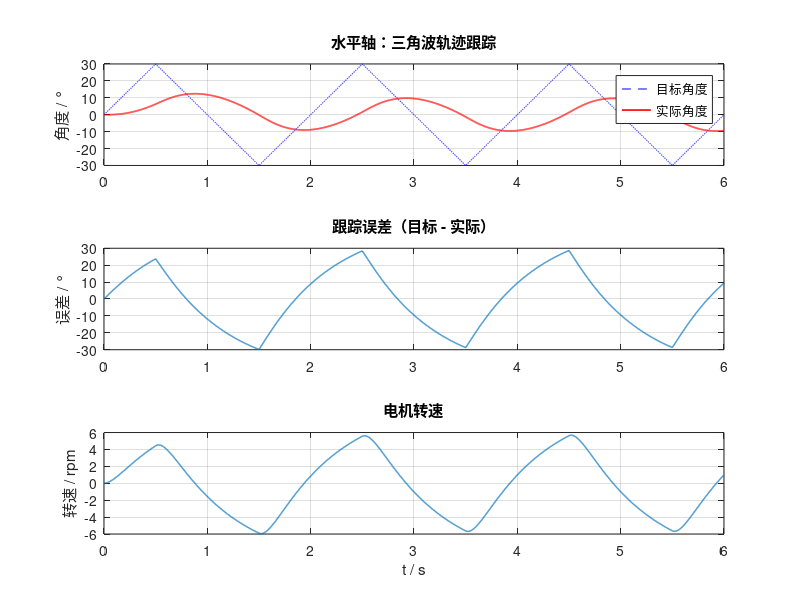
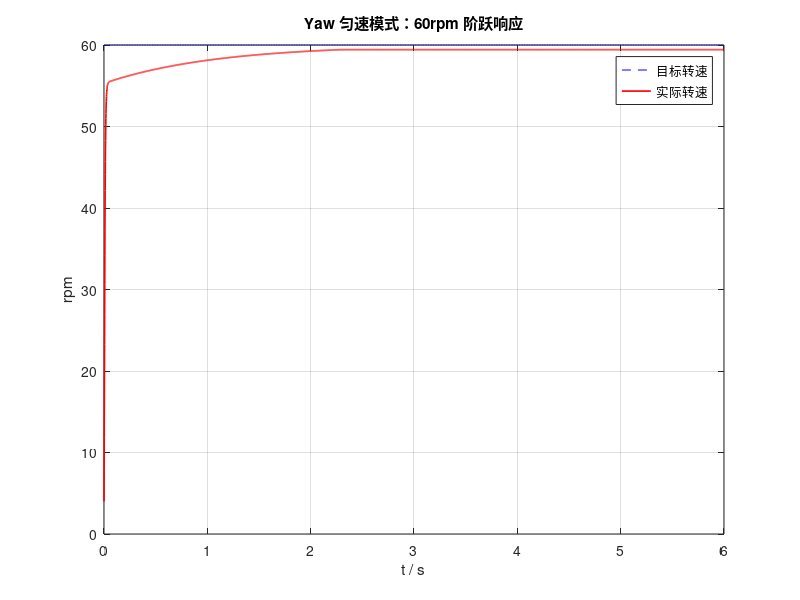

The MATLAB script that drew these images, in order:
%% =====================================================================
%  simulate_guide_rail.m — Guide_rail 工程的 MATLAB 仿真
%  ---------------------------------------------------------------------
%  复刻固件控制逻辑（D:\mxproject\Guide_rail）：
%    [水平轴] trajectory.c 三角波 → Motor.c 单环角度 PID → 电机模型
%    [Yaw]    匀速模式：速度环直接跟踪 60rpm（Motor.c 的 spin 分支）
%  仿真步长 = 固件控制周期 1ms（TIM6 节拍），PID 写法与 pid.c 一致。
%
%  用法：MATLAB 里 cd 到 simulation 文件夹，命令行输入：
%        >> simulate_guide_rail
%  只需要基础 MATLAB，不需要任何工具箱。
%  =====================================================================
clear; clc; close all;

%% ---------- 1. 公共参数 ----------
dt    = 1e-3;             % 控制周期 1ms（对应 TIM6 中断节拍）
T_end = 6;                % 仿真总时长（秒）
N     = round(T_end/dt);
t     = (0:N-1)' * dt;

% ---- 电机被控对象（仿真假设）----
% 把电机近似成一阶惯性环节：tau·d(speed)/dt + speed = Kv·u
% Kv ：稳态增益（满指令 30000 → 320rpm，按 GM6020 空载估计）
% tau：时间常数（电气+机械综合，估计值；实物需实测修正）
Kv  = 320/30000;          % (rpm) / (指令)
tau = 0.08;               % 秒

%% ---------- 2. 水平轴：三角波 + 单环角度 PID ----------
% 参数与 Motor.h 的 HORIZONTAL_* 宏一一对应
Kp_a    = 20.0;           % HORIZONTAL_ANGLE_KP
Ki_a    = 0.0;            % HORIZONTAL_ANGLE_KI
Kd_a    = 0.0;            % HORIZONTAL_ANGLE_KD
maxo_a  = 3000.0;         % HORIZONTAL_ANGLE_MAX_OUT（输出当电压指令）
maxio_a = 5000.0;         % HORIZONTAL_ANGLE_MAX_IOUT

A     = 30.0;             % TRAJECTORY_AMPLITUDE  ±30°
T_per = 2.0;              % TRAJECTORY_PERIOD_MS  2000ms → 2s

% ---- 三角波目标轨迹（复刻 trajectory.c 的 triangle_angle）----
target = zeros(N,1);
for k = 1:N
    ph = mod(t(k), T_per)/T_per;
    if ph < 0.25
        target(k) = 4*A*ph;                    % 0°  → +30°
    elseif ph < 0.75
        target(k) = 2*A - 4*A*ph;              % +30° → -30°
    else
        target(k) = -4*A + 4*A*ph;             % -30° → 0°
    end
end

% ---- 逐拍闭环（复刻 pid.c 的位置式 PID + 一阶电机）----
angle = 0; speed = 0; Iout = 0; e_prev = 0;
act = zeros(N,1); spd = zeros(N,1); err = zeros(N,1);
for k = 1:N
    e    = target(k) - angle;                  % error[0] = set - ref
    Pout = Kp_a * e;
    Iout = Iout + Ki_a * e;                    % Iout += Ki*e
    Iout = max(min(Iout, maxio_a), -maxio_a);   % 积分限幅
    Dout = Kd_a * (e - e_prev);                % 无滤波微分
    e_prev = e;
    u    = Pout + Iout + Dout;
    u    = max(min(u, maxo_a), -maxo_a);        % 输出限幅 → 电压指令

    speed = speed + dt/tau*(Kv*u - speed);      % 一阶电机（欧拉离散）
    angle = angle + speed*6*dt;                 % rpm → deg/s → deg（×360/60=×6）

    act(k) = angle; spd(k) = speed; err(k) = e;
end

figure('Color','w','Name','水平轴仿真');
subplot(3,1,1);
plot(t, target, 'b--', t, act, 'r-', 'LineWidth', 1.2); grid on;
legend('目标角度','实际角度','Location','best');
ylabel('角度 / °'); title('水平轴：三角波轨迹跟踪');
subplot(3,1,2);
plot(t, err, 'LineWidth', 1.0); grid on;
ylabel('误差 / °'); title('跟踪误差（目标 - 实际）');
subplot(3,1,3);
plot(t, spd, 'LineWidth', 1.0); grid on;
xlabel('t / s'); ylabel('转速 / rpm'); title('电机转速');

fprintf('水平轴：最大跟踪误差 %.2f°，后半程平均误差 %.2f°\n', ...
        max(abs(err)), mean(abs(err(round(N/2):end))));

%% ---------- 3. Yaw：匀速模式（速度环跟踪 60rpm） ----------
Kp_s    = 1000.0;         % YAW_SPEED_KP
Ki_s    = 1.0;            % YAW_SPEED_KI
maxo_s  = 30000.0;        % YAW_SPEED_MAX_OUT
maxio_s = 5000.0;         % YAW_SPEED_MAX_IOUT
spin    = 60.0;            % YAW_SPIN_SPEED_RPM

sy = 0; Iout_s = 0;
speed_y = zeros(N,1);
for k = 1:N
    e      = spin - sy;                        % 速度环误差
    Iout_s = Iout_s + Ki_s*e;
    Iout_s = max(min(Iout_s, maxio_s), -maxio_s);
    u      = max(min(Kp_s*e + Iout_s, maxo_s), -maxo_s);

    sy = sy + dt/tau*(Kv*u - sy);
    speed_y(k) = sy;
end

figure('Color','w','Name','Yaw 匀速模式仿真');
plot(t, spin*ones(N,1), 'b--', t, speed_y, 'r-', 'LineWidth', 1.2); grid on;
legend('目标转速','实际转速','Location','best');
xlabel('t / s'); ylabel('rpm'); title('Yaw 匀速模式：60rpm 阶跃响应');

%% ---------- 4. 怎么用这个仿真调参数 ----------
% 1) 水平轴 Kp=20 偏小：三角波约需 20rpm 扫摆速度，Kp=20 产生的电压
%    指令远不够，实际角度只能跟到目标的一小部分（幅值严重衰减）。
%    这正是仿真的价值——不上机就能发现参数偏小。
%    试着把 Kp_a 改成 100 / 300 / 800，对比"实际角度"曲线的变化。
% 2) 电机模型 Kv / tau 是估计值：换电机或实测后改这两个数即可。
% 3) 改 A / T_per 可模拟不同摆幅、不同扫摆速度。
